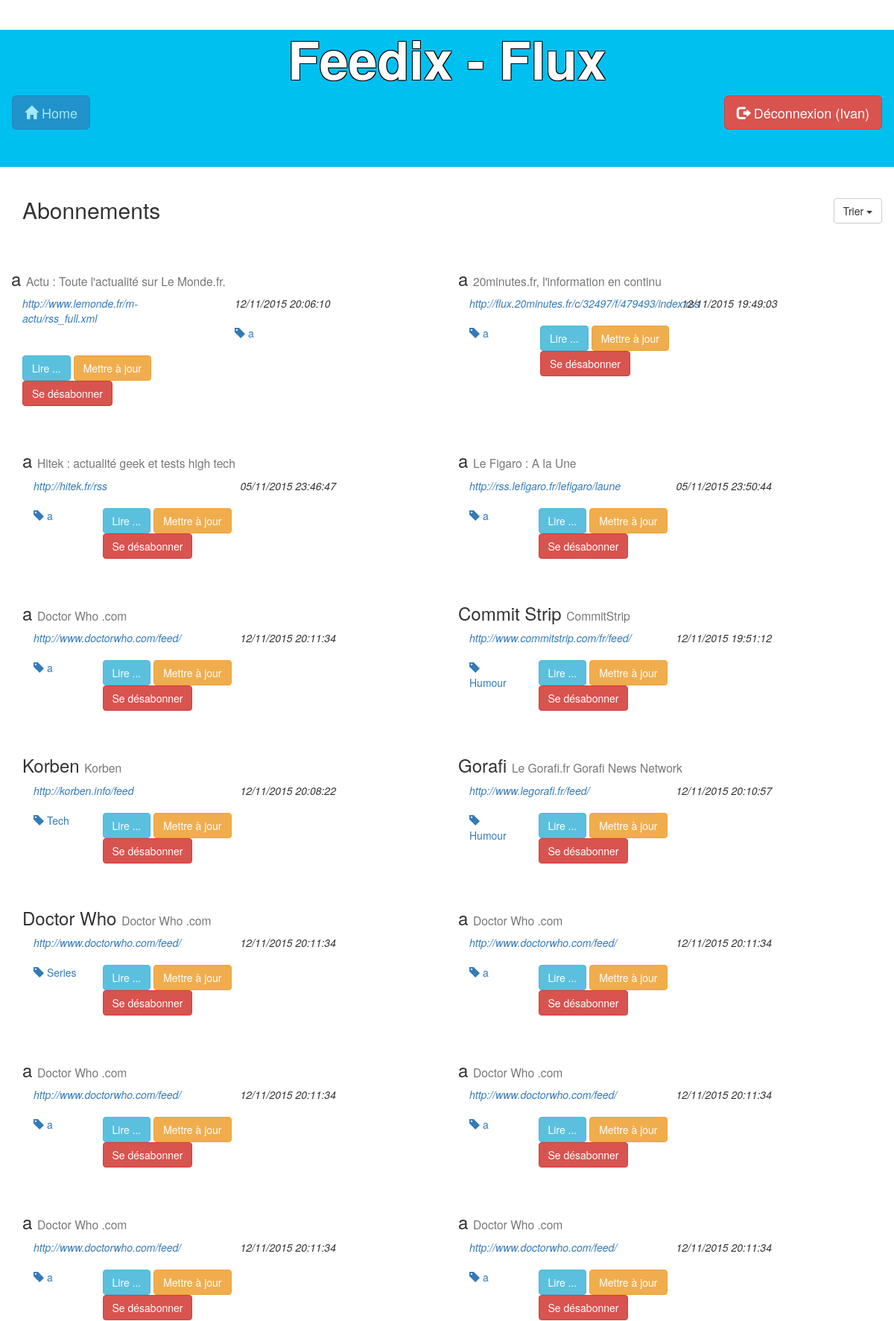
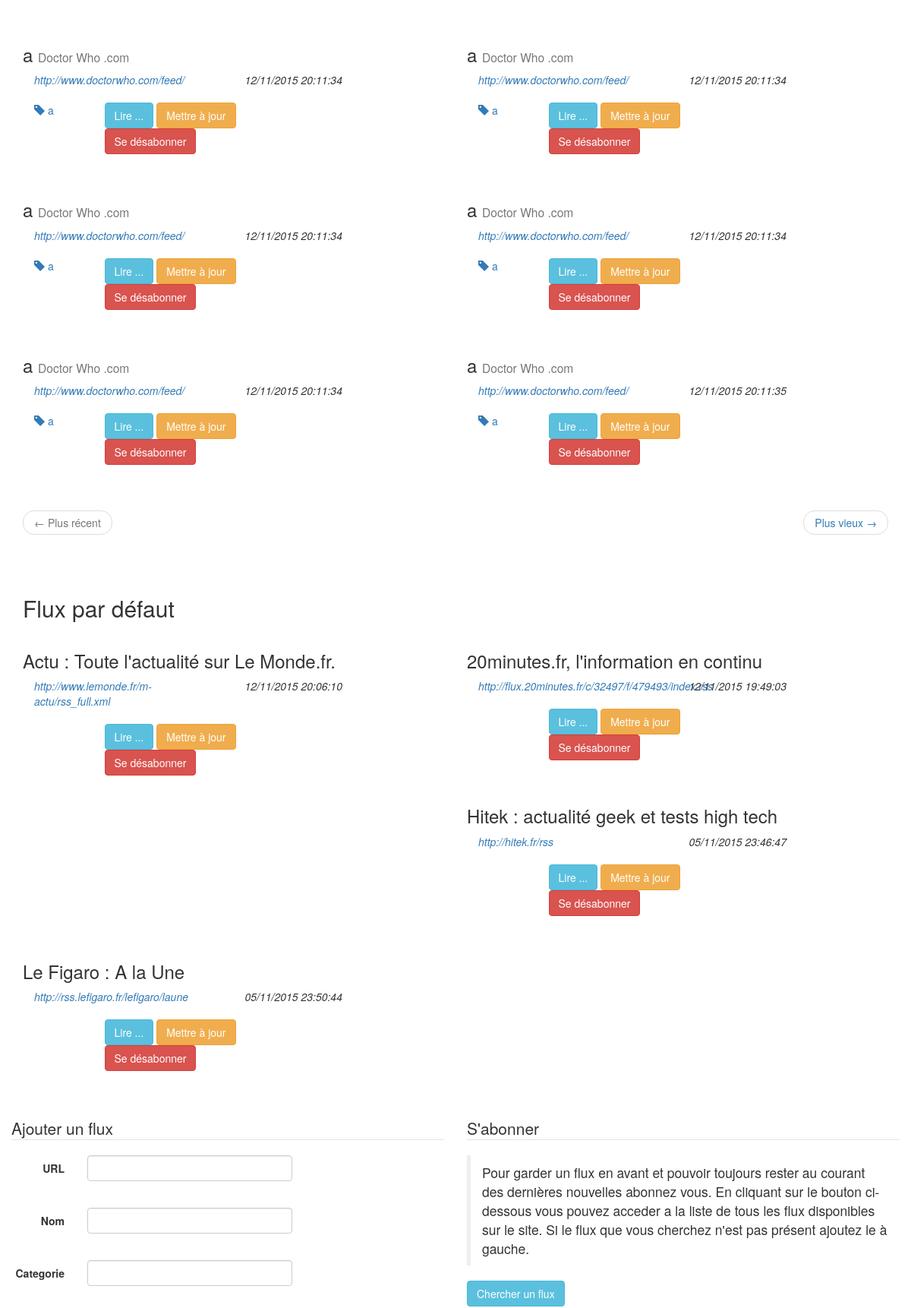
The page /controler/afficherFlux.ctrl.php (signed in, upper part) on the database its author committed (2 pictures, top to bottom).
### tables this page shows
CREATE TABLE RSS (
  id integer PRIMARY KEY AUTOINCREMENT,
  titre varchar(255),
  url varchar(255),
  date timestamp
);

### controler/afficherFlux.ctrl.php (called while the page is built, shortened)
<?php
  require_once("../model/DAO.class.php");
  $dao = new DAO("../data/db/rss.db");
  for ($i=1; $i<=4; $i++) {
    $rss=$dao->readRSSByID($i);
    $info['id'] = $rss->id();
    $info['titre'] = $rss->titre();
    $info['url'] = $rss->url();
    $info['date'] = $rss->date();
    if (isset($_SESSION['user']))
      $info['follow']=$dao->readAbonnementByID($_SESSION['user'],$i)==null;
    $data['defaultRSS'][] = $info;
  }
  if (isset($_SESSION['user'])) {
    $page = (isset($_GET['page'])?$_GET['page']:1);
    $nbPages = $dao->getNbAbonnements($_SESSION['user'])/20;
    $data['page'][0] = ($page>1?$page-1:false);
    $data['page'][1] = ($page<$nbPages?$page+1:false);
    $start = 1+($page-1)*20;
    $data['followedRSS'] = array();
    $data['user']=$_SESSION['user'];
    $data['linkFlags']="";
    if (isset($_GET['sort']) && $_GET['sort']=="date") {
      $data['linkFlags'].="&sort=date";
      foreach ($dao->readRSSAbonnementTrieDate($data['user'],$start,20) as $rss) {
        $list[]=$dao->readAbonnementByID($_SESSION['user'],$rss['idRSS']);
      }
    } else if (isset($_GET['sort']) && $_GET['sort']=="categorie" && isset($_GET['cat'])) {
      $data['linkFlags'].="&sort=cat&cat=".$_GET['cat'];
      $list = $dao->readAbonnementTrieCategorie($data['user'],$start,20,$_GET['cat']);
    } else if (isset($_GET['sort']) && $_GET['sort']=="categorie") {
      $data['linkFlags'].="&sort=cat";
      $list = $dao->readAbonnementTrieCategorie($data['user'],$start,20);
    } else {
      $list = $dao->readAbonnement($data['user'],$start,20);
    }
    foreach ($list as $abo) {
      $rss=$dao->readRSSByID($abo['idRSS']);
      $info['id'] = $rss->id();
      $info['titre'] = $rss->titre();
      $info['nom'] = $abo['nom'];
      $info['url'] = $rss->url();
      $info['date'] = $rss->date();
      $info['categorie'] = $abo['categorie'];
      $data['followedRSS'][] = $info;
    }
  }
  include("../view/Flux.view.php");
?>

### model/DAO.class.php (called while the page is built, shortened)
<?php
  $DEBUG = FALSE;
  require_once("RSS.class.php");
  class DAO {
    private $db;
    function __construct($dbPath) {
      $dsn = 'sqlite:'.$dbPath;
      try {
        $this->db = new PDO($dsn);
      } catch (PDOExcetion $e) {
        exit("Erreur ouverture BD : ".$e->getMessage());
      }
    }
    function readRSSByID($id) {
      $sql = "Select * from RSS where id = ?";
      $req = $this->db->prepare($sql);
      $res = $req->execute(array($id));
      if ($res === FALSE) {
        die("getRSSByURL error: no rss finded\n");
      }
      else {
        $res=$req->fetchAll(PDO::FETCH_CLASS, "RSS");
        if (isset($res[0]))
          return $res[0];
        else
          return null;
      }
    }
    function getNbAbonnements($login) {
      $sql = "SELECT COUNT(*) AS count FROM Abonnement WHERE userLogin = ?";
      $req = $this->db->prepare($sql);
      $params = array($login);
      $res = $req->execute($params);
      $res = $req->fetchAll();
      if (isset($res[0]))
        return $res[0]['count'];
      else
        return 0;
    }
    function readAbonnement($login,$first=1,$limit=20) {
      $sql = "SELECT * FROM Abonnement WHERE userLogin = ? AND idRSS >= ? ORDER BY idRSS LIMIT ?";
      $req = $this->db->prepare($sql);
      $params = array($login,$first,$limit);
      $res = $req->execute($params);
      return $req->fetchAll();
    }
    function readAbonnementByID($login,$id) {
      $sql = "SELECT * FROM Abonnement WHERE userLogin = ? AND idRSS = ?";
      $req = $this->db->prepare($sql);
      $params = array($login,$id);
      $res = $req->execute($params);
      $res=$req->fetchAll();
      if (isset($res[0]))
        return $res[0];
      else
        return null;
    }
  }
?>

### model/RSS.class.php (called while the page is built, shortened)
<?php
  require_once('Nouvelle.class.php');
  require_once('DAO.class.php');
  class RSS {
    private $url;
    private $titre;
    private $date;
    private $id;
    function url() {
      return $this->url;
    }
    function titre() {
      return $this->titre;
    }
    function date() {
      return $this->date;
    }
    function id() {
      return $this->id;
    }
  }
?>

### view/Flux.view.php (the view, shortened to what this page needs)
<!DOCTYPE html>
<html>
  <head>
    <link href="../data/css/bootstrap.css" rel="stylesheet">
  </head>
  <body>
    <header class="page-header">
      <h1>Feedix - Flux</h1>
        <nav class="navbar">
          <div class="col-lg-4">
            <a class="btn btn-primary btn-lg <?php if (!isset($_GET['sort'])) { ?>active" disabled="disabled<?php } ?>" href=".."><span class="glyphicon glyphicon-home"></span> Home</a>
          </div>
          <div class="col-lg-4 col-lg-offset-4 text-right">
            <?php if (isset($data['user'])) { ?>
              <a class="btn btn-danger btn-lg" href="afficherFlux.ctrl.php?action=signOut"><span class="glyphicon glyphicon-log-out"></span> Déconnexion (<?= $data['user'] ?>)</a>
            <?php } else { ?>
              <a class="btn btn-primary btn-lg" href="seConnecter.ctrl.php" ><span class="glyphicon glyphicon-log-in"></span> Connexion / Créer un compte</a>
            <?php } ?>
          </div>
        </nav>
    </header>
    <?php if (isset($data['user'])) { ?>
    <section class="col-lg-12">
      <h2 class="col-lg-6">Abonnements</h2>
      <div class="col-lg-5 col-lg-offset-1">
        <div class="navbar navbar-right">
          <br/>
          <div class="btn-group">
            <a class="btn btn-default dropdown-toggle" data-toggle="dropdown" aria-haspopup="true" aria-expanded="false">Trier <span class="caret"></span></a>
          </div>
        </div>
      </div>
      <?php if (count($data["followedRSS"])>0) { $i=0; foreach ($data["followedRSS"] as $flux) { ?>
        <?php if ($i==0) {?><div class="row"><?php } ?>
        <article class="col-lg-6">
          <h3><?= $flux['nom'] ?> <small><?= $flux["titre"] ?></small></h3>
          <i class="col-lg-6"><a href="<?= $flux['url'] ?>"><?= $flux['url'] ?></a></i>
          <em class="col-lg-6"><?= $flux['date'] ?></em><br/>
          <div class="col-lg-2">
            <a href="afficherFlux.ctrl.php?sort=categorie&cat=<?= $flux['categorie'] ?>"><span class="glyphicon glyphicon-tag"></span> <?= $flux['categorie'] ?></a>
          </div>
          <div class="col-lg-6"><div class="navbar-right">
            <a class="btn btn-info" href="afficherNouvelles.ctrl.php?rss=<?= $flux['id'] ?>">Lire ...</a>
            <a class="btn btn-warning" href="afficherNouvelles.ctrl.php?rss=<?= $flux['id'] ?>&update=1">Mettre à jour</a>
            <a class="btn btn-danger" href="sAbonner.ctrl.php?action=unfollow&rss=<?= $flux['id'] ?>">Se désabonner</a>
          </div></div>
        </article>
        <?php if ($i==1) {?></div><?php } else $i++; ?>
      <?php } } else { ?>
        <p>Vous n'êtes abonné à aucun flux.</p>
      <?php } ?>
      <nav class="col-lg-12">
        <ul class="pager">
          <li class="previous <?php if (!$data['page'][0]) { ?> disabled"><a href="#<?php } else { ?>"><a href="afficherFlux.ctrl.php?page=<?= $data['page'][0] ?><?= $data['linkFlags'] ?><?php } ?>"><span aria-hidden="true">&larr;</span> Plus récent</a></li>
          <li class="next <?php if (!$data['page'][1]) { ?> disabled"><a href="#<?php } else { ?>"><a href="afficherFlux.ctrl.php?page=<?= $data['page'][1] ?><?= $data['linkFlags'] ?><?php } ?>">Plus vieux <span aria-hidden="true">&rarr;</span></a></li>
        </ul>
      </nav>
    </section>
    <?php } ?>
    <section class="col-lg-12">
      <?php if (isset($data['user'])) { ?>
      <h2 class="col-lg-12">Flux par défaut</h2>
      <?php } ?>
      <?php foreach ($data["defaultRSS"] as $flux) {?>
        <article class="col-lg-6">
          <h3><?= $flux["titre"] ?></h3>
          <i class="col-lg-6"><a href="<?= $flux['url'] ?>"><?= $flux['url'] ?></a></i>
          <em class="col-lg-6"><?= $flux['date'] ?></em>
          <div class="col-lg-6 col-lg-offset-2"><div class="navbar-right">
            <a class="btn btn-info" href="afficherNouvelles.ctrl.php?rss=<?= $flux['id'] ?>">Lire ...</a>
            <a class="btn btn-warning" href="afficherNouvelles.ctrl.php?rss=<?= $flux['id'] ?>&update=1">Mettre à jour</a>
            <?php if (isset($data['user'])) { ?>
              <?php if ($flux['follow']) { ?><a class="btn btn-success" href="sAbonner.ctrl.php?action=select&rss=<?= $flux['id'] ?>">S'abonner</a><?php } else { ?>
              <a class="btn btn-danger" href="sAbonner.ctrl.php?action=unfollow&rss=<?= $flux['id'] ?>">Se désabonner</a><?php } ?>
            <?php } ?>
          </div></div>
        </article>
      <?php } ?>
    </section>
    <?php if (isset($data['user'])) { ?>
        <form class="form-horizontal col-lg-6" action="afficherFlux.ctrl.php" method="POST">
          <fieldset>
            <legend>Ajouter un flux</legend>
            <div class="form-group">
              <label class="col-lg-2 control-label" for="addForm_URL">URL</label>
              <div class="col-lg-6"><input required class="form-control" type="text" name="url" id="addForm_URL"/></div>
            </div>
            <div class="form-group">
              <label class="col-lg-2 control-label" for="addForm_Nom">Nom</label>
              <div class="col-lg-6"><input required class="form-control" type="text" name="nom" id="addForm_Nom"/></div>
            </div>
            <div class="form-group">
              <label class="col-lg-2 control-label" for="addForm_Categorie">Categorie</label>
              <div class="col-lg-6"><input required class="form-control" type="text" name="categorie" id="addForm_Categorie"/></div>
            </div>
          </fieldset>
        </form>
        <fieldset class="col-lg-6">
          <legend>S'abonner</legend>
          <blockquote class="col-lg-12">Pour garder un flux en avant et pouvoir toujours rester au courant des dernières nouvelles abonnez vous. En cliquant sur le bouton ci-dessous vous pouvez acceder a la liste de tous les flux disponibles sur le site. Si le flux que vous cherchez n'est pas présent ajoutez le à gauche.</blockquote>
          <a class="btn btn-info" href="sAbonner.ctrl.php">Chercher un flux</a>
        </fieldset>
    <?php } ?>
  </body>
</html>

### view/Flux.view.php (style rules this page uses)
[class*="col"] { margin-bottom: 20px; }
body { margin-top: 10px; margin:0 padding:0; }
header { background-color: #00C0F0; }
header h1 { color: white; text-align: center; font-weight:bold; text-shadow: #000000 1px 1px, #000000 -1px 1px, #000000 -1px -1px, #000000 1px -1px; font-size: 70px; }

### rows shown on the page
rss: nom "a", titre "Actu : Toute l'actualité sur Le Monde.fr.", url "http://www.lemonde.fr/m-actu/rss_full.xml", date "12/11/2015 20:06:10", categorie "a"
rss: nom "a", titre "20minutes.fr, l'information en continu", url "http://flux.20minutes.fr/c/32497/f/479493/index.rss", date "12/11/2015 19:49:03", categorie "a"
rss: nom "a", titre "Hitek : actualité geek et tests high tech", url "http://hitek.fr/rss", date "05/11/2015 23:46:47", categorie "a"
rss: nom "a", titre "Le Figaro : A la Une", url "http://rss.lefigaro.fr/lefigaro/laune", date "05/11/2015 23:50:44", categorie "a"
rss: nom "a", titre "Doctor Who .com", url "http://www.doctorwho.com/feed/", date "12/11/2015 20:11:34", categorie "a"
rss: nom "Commit Strip", titre "CommitStrip", url "http://www.commitstrip.com/fr/feed/", date "12/11/2015 19:51:12", categorie "Humour"
rss: titre "Korben", url "http://korben.info/feed", date "12/11/2015 20:08:22", categorie "Tech"
rss: nom "Gorafi", titre "Le Gorafi.fr Gorafi News Network", url "http://www.legorafi.fr/feed/", date "12/11/2015 20:10:57", categorie "Humour"
rss: nom "Doctor Who", titre "Doctor Who .com", url "http://www.doctorwho.com/feed/", date "12/11/2015 20:11:34", categorie "Series"
rss: nom "a", titre "Doctor Who .com", url "http://www.doctorwho.com/feed/", date "12/11/2015 20:11:34", categorie "a"
rss: nom "a", titre "Doctor Who .com", url "http://www.doctorwho.com/feed/", date "12/11/2015 20:11:34", categorie "a"
rss: nom "a", titre "Doctor Who .com", url "http://www.doctorwho.com/feed/", date "12/11/2015 20:11:34", categorie "a"
rss: nom "a", titre "Doctor Who .com", url "http://www.doctorwho.com/feed/", date "12/11/2015 20:11:34", categorie "a"
rss: nom "a", titre "Doctor Who .com", url "http://www.doctorwho.com/feed/", date "12/11/2015 20:11:34", categorie "a"
rss: nom "a", titre "Doctor Who .com", url "http://www.doctorwho.com/feed/", date "12/11/2015 20:11:34", categorie "a"
rss: nom "a", titre "Doctor Who .com", url "http://www.doctorwho.com/feed/", date "12/11/2015 20:11:34", categorie "a"
rss: nom "a", titre "Doctor Who .com", url "http://www.doctorwho.com/feed/", date "12/11/2015 20:11:34", categorie "a"
rss: nom "a", titre "Doctor Who .com", url "http://www.doctorwho.com/feed/", date "12/11/2015 20:11:34", categorie "a"
rss: nom "a", titre "Doctor Who .com", url "http://www.doctorwho.com/feed/", date "12/11/2015 20:11:34", categorie "a"
rss: nom "a", titre "Doctor Who .com", url "http://www.doctorwho.com/feed/", date "12/11/2015 20:11:35", categorie "a"

### other values the page prints
$data['user'] "Ivan"
